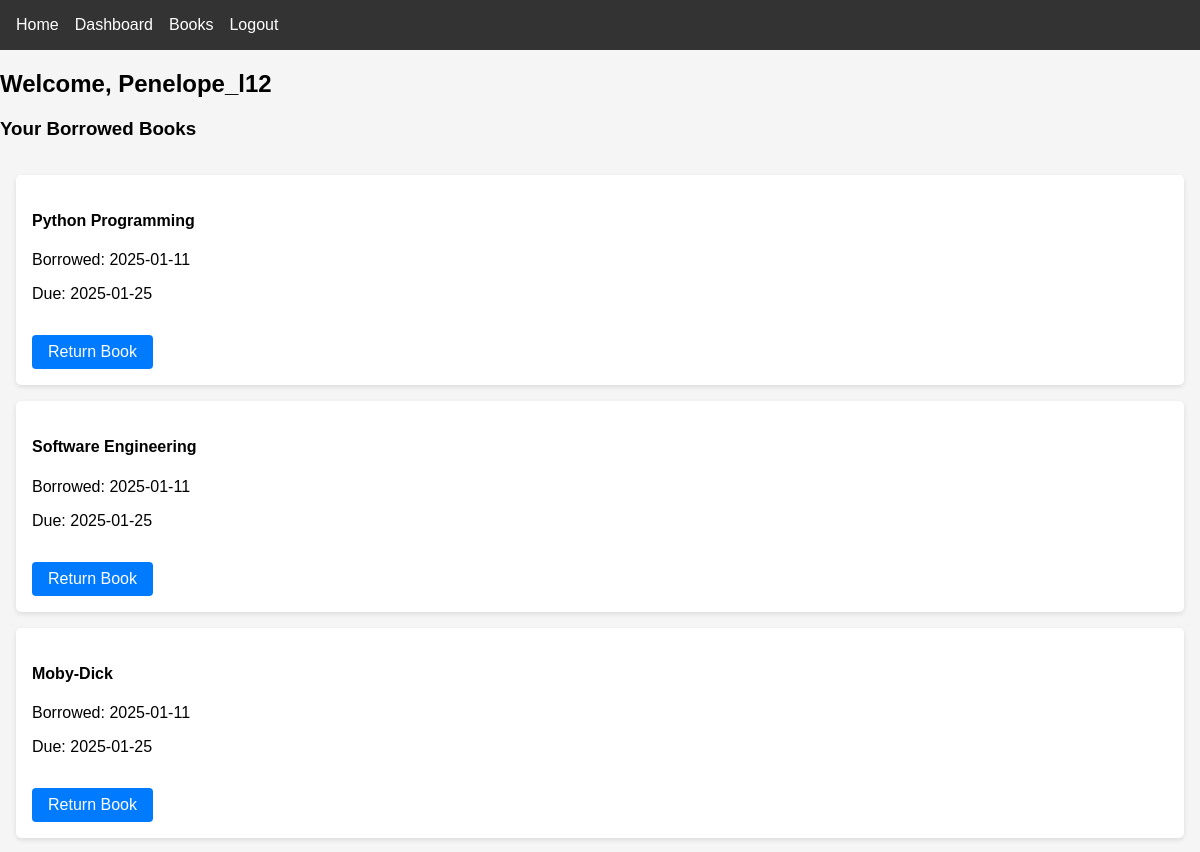
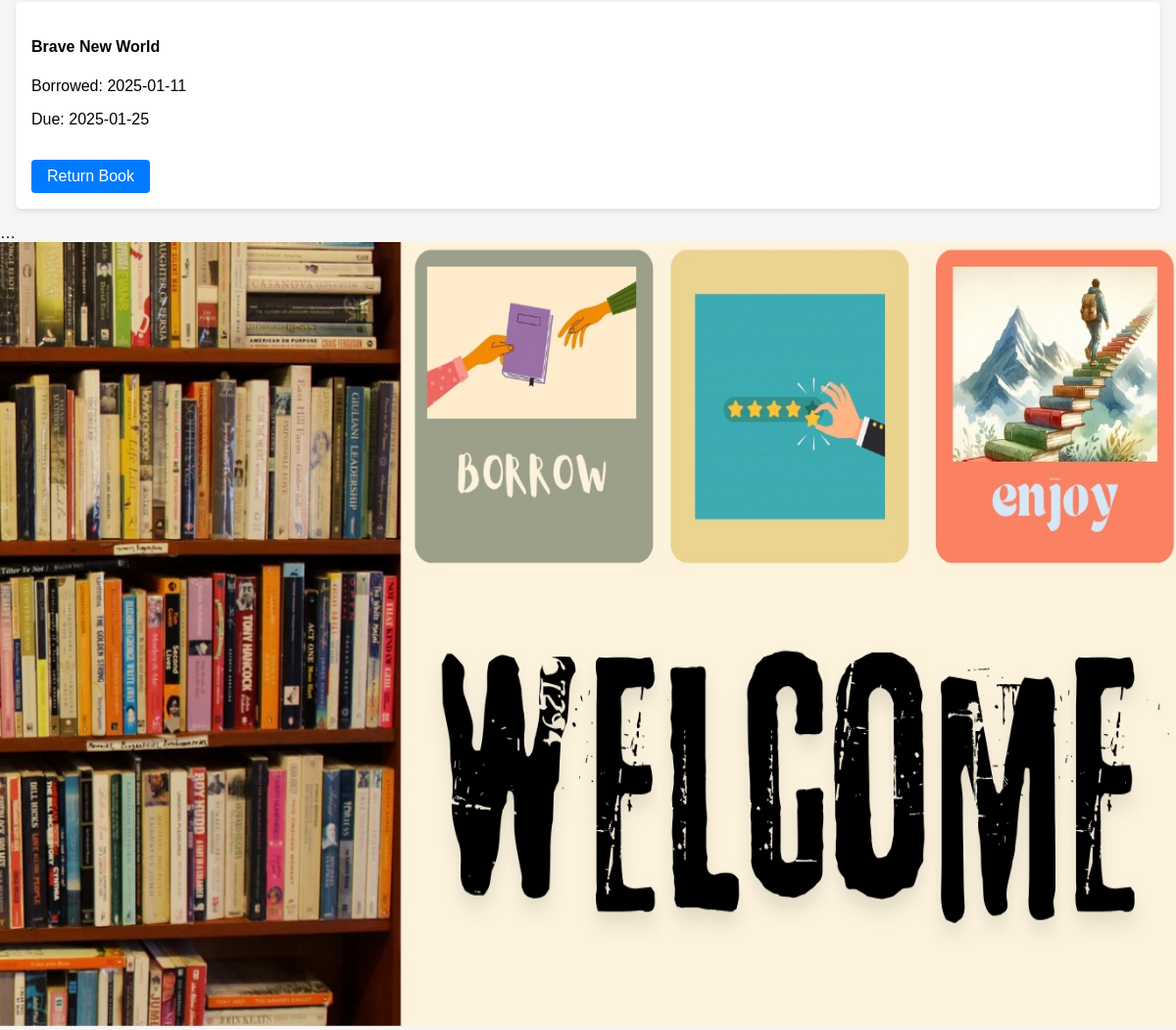
The app's page /dashboard (signed in) with its own data (2 pictures, top to bottom).
### models.py (models this page shows)
class User(UserMixin, db.Model):
    id = db.Column(db.Integer, primary_key=True)
    username = db.Column(db.String(80), unique=True, nullable=False)
    email = db.Column(db.String(120), unique=True, nullable=False)
    password = db.Column(db.String(120), nullable=False)
    borrows = db.relationship('Borrow', backref='user', lazy=True)

class Borrow(db.Model):
    id = db.Column(db.Integer, primary_key=True)
    user_id = db.Column(db.Integer, db.ForeignKey('user.id'), nullable=False)
    book_id = db.Column(db.Integer, db.ForeignKey('book.id'), nullable=False)
    borrow_date = db.Column(db.DateTime, nullable=False, default=datetime.utcnow)
    return_date = db.Column(db.DateTime)
    due_date = db.Column(db.DateTime, nullable=False)

class Book(db.Model):
    id = db.Column(db.Integer, primary_key=True)
    title = db.Column(db.String(200), nullable=False)
    author = db.Column(db.String(100), nullable=False)
    isbn = db.Column(db.String(13), unique=True, nullable=False)
    quantity = db.Column(db.Integer, default=1)
    borrows = db.relationship('Borrow', backref='book', lazy=True)

### app.py (the view)
@app.route('/dashboard')
@login_required
def dashboard():
    user_borrows = Borrow.query.filter_by(user_id=current_user.id).all()
    return render_template('dashboard.html', borrows=user_borrows)

### app.py (called while the page is built)
@login_manager.user_loader
def load_user(user_id):
    return User.query.get(int(user_id))

### templates/dashboard.html
{% extends "base.html" %}
{% block content %}
<div class="dashboard">
    <h2>Welcome, {{ current_user.username }}</h2>
    <h3>Your Borrowed Books</h3>
    <div class="borrows-list">
        {% for borrow in borrows %}
        <div class="borrow-item">
            <h4>{{ borrow.book.title }}</h4>
            <p>Borrowed: {{ borrow.borrow_date.strftime('%Y-%m-%d') }}</p>
            <p>Due: {{ borrow.due_date.strftime('%Y-%m-%d') }}</p>
            {% if not borrow.return_date %}
            <a href="{{ url_for('return_book', borrow_id=borrow.id) }}" class="button">Return Book</a>
            {% else %}
            <p>Returned: {{ borrow.return_date.strftime('%Y-%m-%d') }}</p>
            {% endif %}
        </div>
        {% endfor %}
    </div>
</div>
{% endblock %}

### static/css/style.css (style rules this page uses)
body { font-family: Arial, sans-serif; margin: 0; padding: 0; background-color: #f5f5f5; }
.borrows-list { display: grid; gap: 1rem; padding: 1rem; }
.borrow-item { background-color: white; padding: 1rem; border-radius: 5px; box-shadow: 0 2px 5px rgba(0, 0, 0, 0.1); }
.button { display: inline-block; background-color: #007bff; color: white; text-decoration: none; padding: 0.5rem 1rem; border-radius: 3px; }
.button { display: inline-block; background-color: #007bff; color: white; text-decoration: none; padding: 0.5rem 1rem; border-radius: 4px; margin-top: 1rem; transition: background-color 0.2s; }

### records on screen
User: username "Penelope_l12"
Borrow: book "Python Programming", borrow_date "2025-01-11", due_date "2025-01-25"
Borrow: book "Software Engineering", borrow_date "2025-01-11", due_date "2025-01-25"
Borrow: book "Moby-Dick", borrow_date "2025-01-11", due_date "2025-01-25"
Borrow: book "Brave New World", borrow_date "2025-01-11", due_date "2025-01-25"
